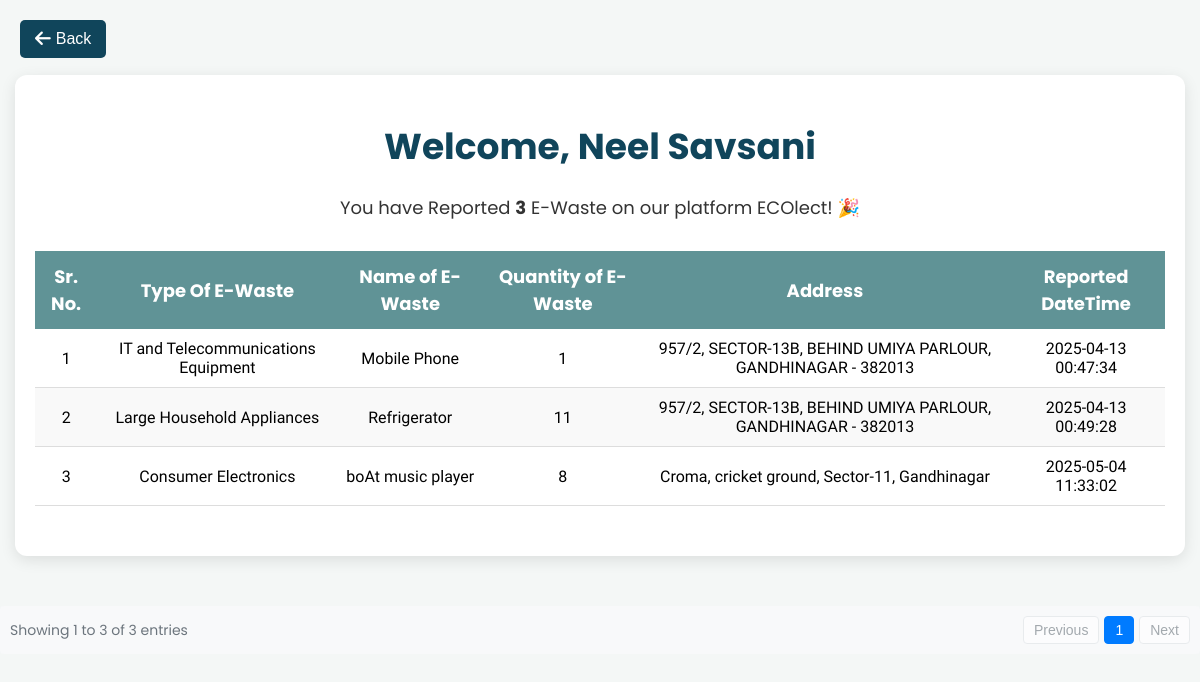
Screenshot of /reported.php?email=neelsavsani7@gmail.com with the database file from the repository.
### tables this page shows
CREATE TABLE `ewaste` (
  `Sr.No` int(10) NOT NULL,
  `Fullname` varchar(30) NOT NULL,
  `Type` varchar(100) NOT NULL,
  `EName` varchar(30) NOT NULL,
  `Quantity` int(10) NOT NULL,
  `Latitude` float NOT NULL,
  `Longitude` float NOT NULL,
  `Address` longtext NOT NULL,
  `Datetime` datetime NOT NULL DEFAULT current_timestamp()
);

### dbconnect.php (called while the page is built, shortened)
<?php
$table ="login_credentials";
?>

### reported.php (the view, shortened to what this page needs)
<?php
include 'dbconnect.php';
if (isset($_GET['email'])) {
    $user_email = $_GET['email'];
} elseif (isset($_SESSION['user_email'])) {
    $user_email = $_SESSION['user_email'];
} else {
    header("Location: login.php");
    exit();
}
$ewaste = "ewaste";
$fullname = '';
$sql = "SELECT * FROM `$table` WHERE EMAIL = '$user_email'";
$result = mysqli_query($conn, $sql);
if ($result && mysqli_num_rows($result) > 0) {
    $row = mysqli_fetch_assoc($result);
    $fullname = $row['Fullname'];
} else {
    echo "error";
    exit;
}
$sql = "SELECT * FROM `$ewaste` WHERE FULLNAME = '$fullname'";
$result = mysqli_query($conn, $sql);
$nor = mysqli_num_rows($result)+1;
?>
<!DOCTYPE html>
<html lang="en">
<head>
    <link rel="stylesheet" href="admin/admin_css/pagination.css">
    <link rel="stylesheet" href="css/reported.css">
</head>
<body>
    <button class="back-button" onclick="window.location.href='home.php?email<?php echo $user_email;?>';">
        <i class="fa-solid fa-arrow-left"></i> Back
    </button>
    <div class="container">
        <h1>Welcome, <?php echo $fullname; ?></h1>
        <p>You have Reported <strong><?php echo $nor-1;?></strong> E-Waste on our platform ECOlect! &#127881;</p>
        <?php if ($nor > 0): ?>
            <div class="table-wrapper">
                <table id="data-table">
                    <thead>
                    <tr>
                        <th>Sr. No.</th>
                        <th>Type Of E-Waste</th>
                        <th>Name of E-Waste</th>
                        <th>Quantity of E-Waste</th>
                        <th>Address</th>
                        <th>Reported DateTime</th>
                    </tr>
                    </thead>
                    <tbody>
                    <?php $counter = 1; ?>
                    <?php while($row = mysqli_fetch_assoc($result)): ?>
                        <tr>
                            <td><?php echo $counter++; ?></td>
                            <td><?php echo $row['Type']; ?></td>
                            <td><?php echo $row['EName']; ?></td>
                            <td><?php echo $row['Quantity']; ?></td>
                            <td><?php echo $row['Address']; ?></td>
                            <td><?php echo $row['Datetime']; ?></td>
                        </tr>
                    <?php endwhile; ?>
                    </tbody>
                </table>
            </div>
        <?php endif; ?>
    </div>
    <div class="table-pagination">
        <div class="pagination-info" id="pagination-info">Loading...</div>
        <div class="pagination-controls">
            <button class="pagination-button" id="prev-button">Previous</button>
            <div id="page-numbers"></div>
            <button class="pagination-button" id="next-button">Next</button>
        </div>
    </div>
</body>
</html>

### admin/admin_css/pagination.css (style rules this page uses)
.table-pagination { display: flex; justify-content: space-between; align-items: center; padding: 10px; background-color: #f8f9fa; border-radius: 4px; }
.pagination-info { font-size: 14px; color: #6c757d; }
.pagination-controls { display: flex; gap: 5px; align-items: center; }
.pagination-button { padding: 5px 10px; border: 1px solid #dee2e6; background-color: white; color: #007bff; cursor: pointer; border-radius: 4px; font-size: 14px; }
.pagination-button:disabled { color: #6c757d; cursor: not-allowed; opacity: 0.6; }

### css/reported.css (style rules this page uses)
body { margin: 0; padding: 0; background: #f4f7f6; font-family: 'Poppins', sans-serif; }
.container { max-width: 95%; margin: 50px 15px; padding: 20px; background: #ffffff; border-radius: 12px; box-shadow: 0 4px 15px rgba(0,0,0,0.1); text-align: center; }
h1 { color: #10455b; font-size: 36px; margin-bottom: 20px; }
p { font-size: 18px; color: #333; margin-bottom: 30px; }
.table-wrapper { overflow-x: auto; }
table { width: 100%; border-collapse: collapse; margin-bottom: 30px; }
th { background-color: #609396; color: white; padding: 12px 8px; font-size: 18px; }
td { padding: 10px 8px; text-align: center; border-bottom: 1px solid #ddd; font-family: 'Ubuntu', sans-serif; font-size: 16px; }
tr:nth-child(even) { background-color: #f9f9f9; }
.back-button { position: absolute; top: 20px; left: 20px; background-color: #10455b; color: white; border: none; padding: 10px 15px; font-size: 16px; border-radius: 5px; cursor: pointer; display: flex; align-items: center; gap: 5px; transition: background-color 0.3s ease; }
.back-button i { font-size: 18px; }

### rows the page displays
ewaste: Type "IT and Telecommunications Equipment", EName "Mobile Phone", Quantity "1", Address "957/2, SECTOR-13B, BEHIND UMIYA PARLOUR, GANDHINAGAR - 382013", Datetime "2025-04-13 00:47:34"
ewaste: Type "Large Household Appliances", EName "Refrigerator", Quantity "11", Address "957/2, SECTOR-13B, BEHIND UMIYA PARLOUR, GANDHINAGAR - 382013", Datetime "2025-04-13 00:49:28"
ewaste: Type "Consumer Electronics", EName "boAt music player", Quantity "8", Address "Croma, cricket ground, Sector-11, Gandhinagar", Datetime "2025-05-04 11:33:02"

### other values shown
$fullname "Neel Savsani"
$nor-1 "3"
